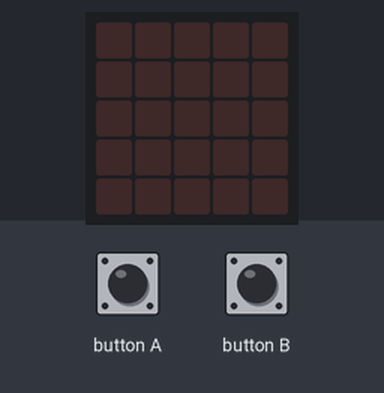
Bench run of a program on a simulated BBC micro:bit (MakeCode). Shown: the board's 5×5 LED display. The inputs (shaded band) are chosen by the test bench. Dim RGB values are drawn brighter than linear; random numbers come from a fixed seed.

Above: at 1.2 s.
1.3 s: button B pressed for 0.15 s
At 2.0 s:
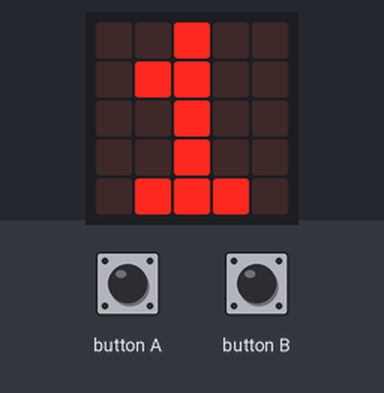
3.7 s: button A pressed for 0.15 s
At 4.2 s:
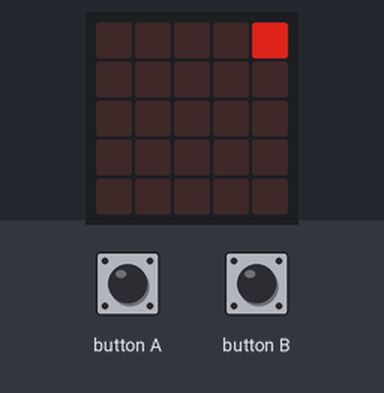
5.3 s: button A pressed for 0.15 s
At 6.6 s:
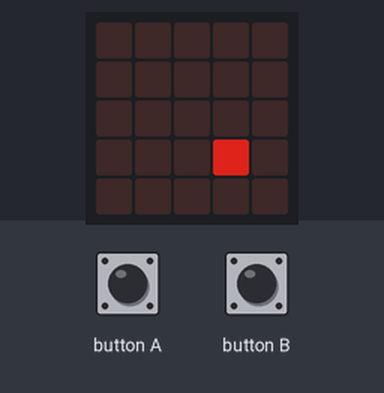
6.9 s: button A pressed for 0.15 s
At 7.9 s:
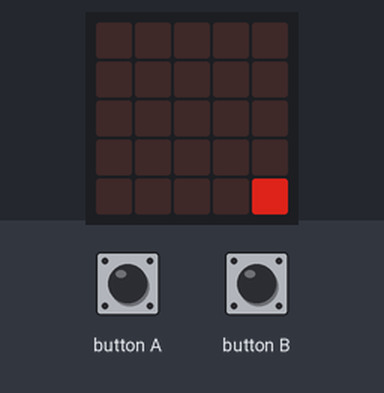
8.5 s: button A pressed for 0.15 s
At 9.1 s:
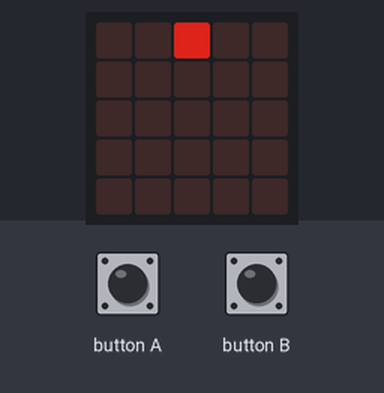
10.1 s: button A pressed for 0.15 s
At 11.5 s:
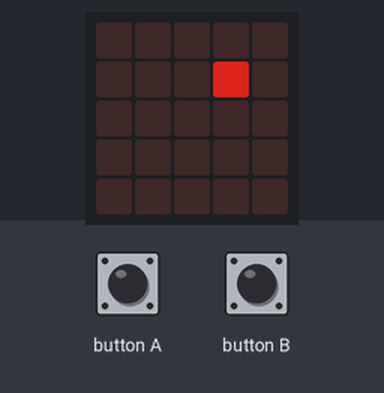
Timing chart, 0 to 12.7 s (numbered marks = the images above; inputs shaded):
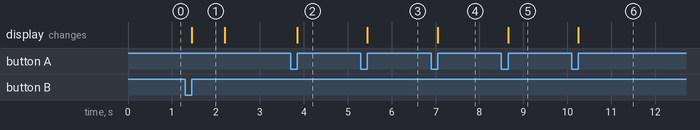

Measured:
- after the input at 1.3 s, the display: changes after 0.15 s (image 1)
- after the input at 3.7 s, the display: changes after 0.15 s (image 2)
- after the input at 5.3 s, the display: changes after 0.15 s (image 3)
- after the input at 6.9 s, the display: changes after 0.15 s (image 4)
- after the input at 8.5 s, the display: changes after 0.15 s (image 5)
- after the input at 10.1 s, the display: changes after 0.15 s (image 6)
- what the display in image 1 shows lasts 0.7 s, from 1.5 s to 2.2 s

The program:

main.ts
```typescript
input.onButtonPressed(Button.A, function () {
    basic.clearScreen()
    list = []
    for (let index = 0; index < 25; index++) {
        list.push(0)
    }
    n = 0
    while (n < 次數) {
        a = randint(0, 24)
        if (list[a] == 0) {
            list[a] = 1
            n += 1
            燈號(a + 1)
        }
    }
})
function 燈號 (num: number) {
    if (num % 5 == 0) {
        x = 4
        y = num / 5 - 1
    } else {
        x = num % 5 - 1
        y = Math.floor(num / 5)
    }
    led.plot(x, y)
}
input.onButtonPressed(Button.B, function () {
    if (次數 < 26) {
        次數 += 1
        basic.showNumber(次數)
        basic.showLeds(`
            . . . . .
            . . . . .
            . . . . .
            . . . . .
            . . . . .
            `)
        led.setBrightness(150)
    }
})
let y = 0
let x = 0
let a = 0
let n = 0
let list: number[] = []
let 次數 = 0
次數 = 0
```

test.ts
```typescript
// 在這裡測試；當此封包作為擴充功能時，將不會編譯此內容。
```
